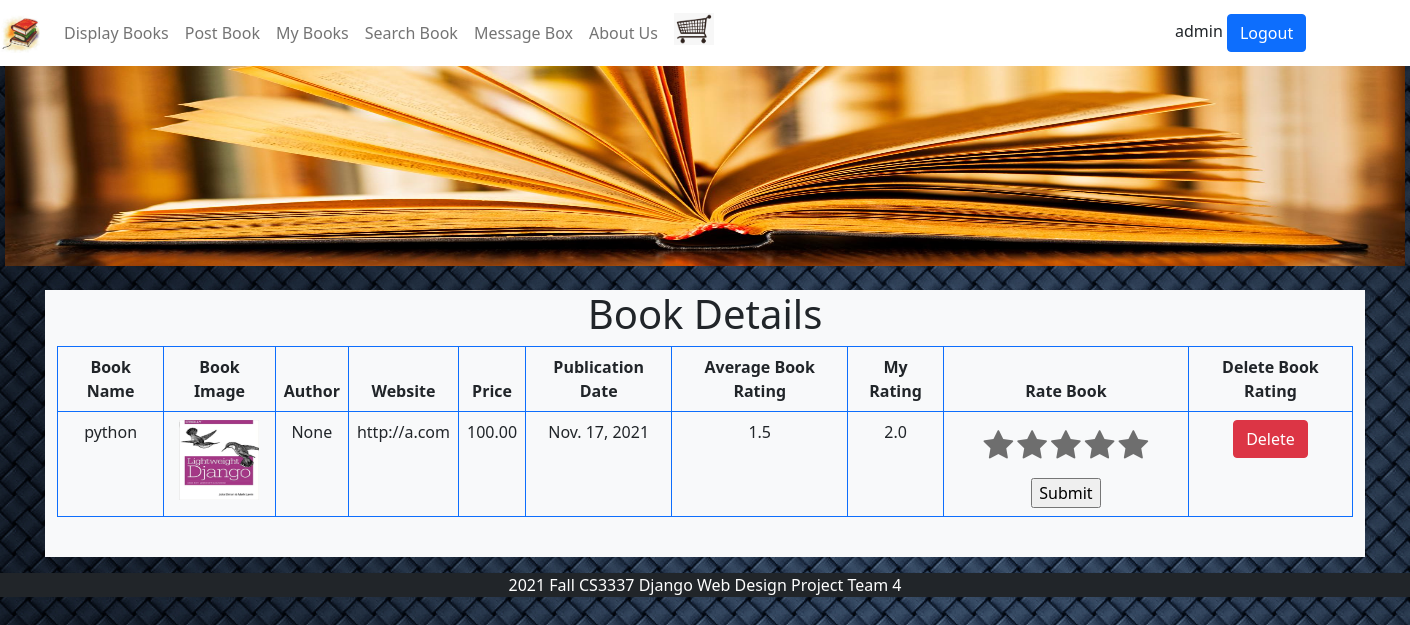
The page /book_detail/1 (signed in) on the database as committed earlier.
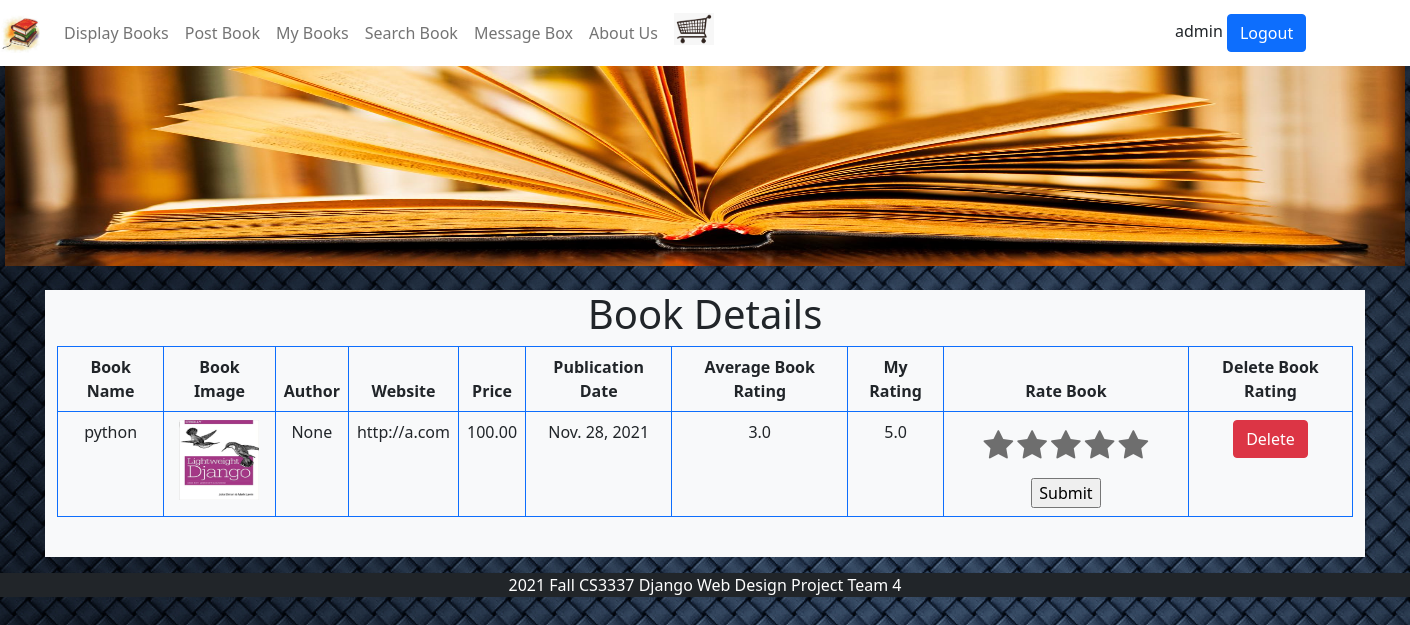
The same page on the database as committed later.
### bookMng/models.py (models this page shows, shortened)
class Book(models.Model):
    name = models.CharField(max_length=200)
    web = models.URLField(max_length=200)
    price = models.DecimalField(decimal_places=2, max_digits=6)
    publishdate = models.DateField(auto_now=True)
    picture = models.FileField(upload_to='bookEx/static/uploads')
    pic_path = models.CharField(max_length=300, editable=False, blank=True)
    username = models.ForeignKey(User, blank=True, null=True, on_delete=models.CASCADE)
    avg_rating = models.DecimalField(decimal_places=1, max_digits=65, default=5)

class BookRating(models.Model):
    rating = models.DecimalField(decimal_places=1, max_digits=2,
                                 validators=[MinValueValidator(1.0), MaxValueValidator(5.0)], default=5)
    username = models.ForeignKey(User, blank=True, null=True, on_delete=models.CASCADE)
    book = models.ForeignKey(Book, blank=True, null=True, on_delete=models.CASCADE)

### bookMng/views.py (the view, shortened to what this page needs)
# urls.py: path('book_detail/<int:book_id>',views.book_detail, name='book_detail'),
@login_required(login_url=reverse_lazy('login'))
def book_detail(request, book_id):
    book = Book.objects.get(id=book_id)
    book.pic_path = book.picture.url[14:]
    form = BookRatingForm(request.POST, request.FILES)
    lookups = Q(book=book) & Q(username=request.user)
    results = BookRating.objects.filter(lookups).distinct()
    result = None
    for res in results:
        result = res
        break
    all_ratings = BookRating.objects.filter(book=book)
    total_rating = 0
    total_number_of_ratings = 0
    for rating in all_ratings:
        total_number_of_ratings += 1
        total_rating += rating.rating
    if total_number_of_ratings != 0:
        book.avg_rating = total_rating / total_number_of_ratings
    return render(request,
                  'bookMng/book_detail.html',
                  {
                      'item_list': MainMenu.objects.all(),
                      'book': book,
                      'form': form,
                      'book_rating': result.rating,
                  })

### bookMng/forms.py
class BookRatingForm(ModelForm):
    class Meta:
        model = BookRating
        fields = [
            'rating',
        ]

### bookEx/templates/bookMng/book_detail.html (shortened to what this page needs)
{% extends "base.html" %}
{% load static %}
{% block content %}
<h1 align="center"> Book Details </h1>
<table class="table table-bordered border-primary">
    <thead class="thead-light">
    <tr align="center">
        <th scope="col">Book Name</th>
        <th scope="col">Book Image</th>
        <th scope="col">Author</th>
        <th scope="col">Website</th>
        <th scope="col">Price</th>
        <th scope="col">Publication Date</th>
        <th scope="col">Average Book Rating</th>
        <th scope="col">My Rating</th>
        <th scope="col">Rate Book</th>
        <th scope="col">Delete Book Rating</th>
    </tr>
    </thead>
    <tr align="center">
        <td>{{ book.name }}</td>
        <td>
            <img src="{% static book.pic_path %}" width="80" height="80">
        </td>
        <td>{{ book.username }}</td>
        <td>{{ book.web }}</td>
        <td>{{ book.price }}</td>
        <td>{{ book.publishdate }}</td>
        <td>{{ book.avg_rating }}</td>
        <td>{{ book_rating }}</td>
        <td>
            <form action="" enctype="multipart/form-data" method="post" novalidate>
                <div class="rate">
                <input type="radio" name="rating" id="rating 5" value="5" required /><label for="rating 5" title="5"></label>
                <input type="radio" name="rating" id="rating 4" value="4" required /><label for="rating 4" title="4"></label>
                <input type="radio" name="rating" id="rating 3" value="3" required /><label for="rating 3" title="3"></label>
                <input type="radio" name="rating" id="rating 2" value="2" required /><label for="rating 2" title="2"></label>
                <input type="radio" name="rating" id="rating 1" value="1" required /><label for="rating 1" title="1"></label>
                </div>
                <input type="submit" value="Submit">
            </form>
        </td>
        <td align="center">
            <a class="btn btn-danger" href="rating_delete/{{ book.id }}" role="button">Delete</a>
        </td>
    </tr>
</table>
<br>
{% endblock content %}

Rows that differ between the two databases and show on the page:
changed Book "python": publishdate "Nov. 17, 2021" → "Nov. 28, 2021"; avg_rating "1.5" → "3.0"
changed BookRating: rating "2.0" → "5.0"
